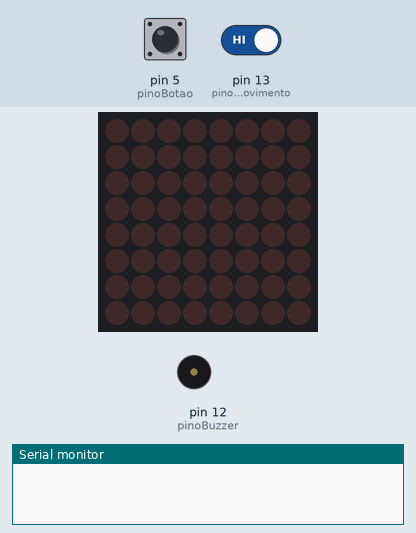
Recording of a sketch running on a simulated Arduino Uno, built with avr-gcc and run on an emulated ATmega328P. Parts: 8×8 LED matrix, buzzer (waves = sounding), the last lines printed to the serial monitor. The test bench sets the inputs (shaded band); at power-on: pin 13 (pinoSensorMovimento) HIGH, pin 5 (pinoBotao) LOW. Random numbers use the default seed unless the sketch sets one.

Above: at 1.2 s.
1.3 s: pin 13 (pinoSensorMovimento) driven LOW
At 2.48 s:
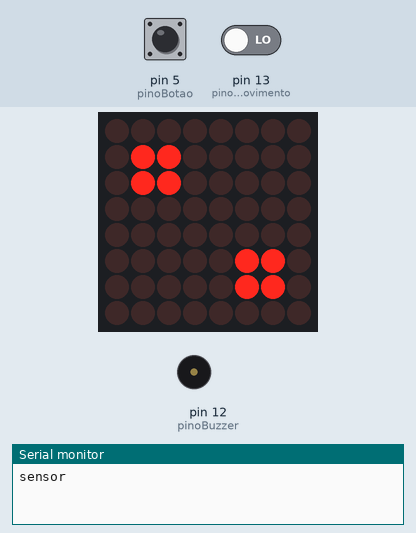
At 3.8 s:
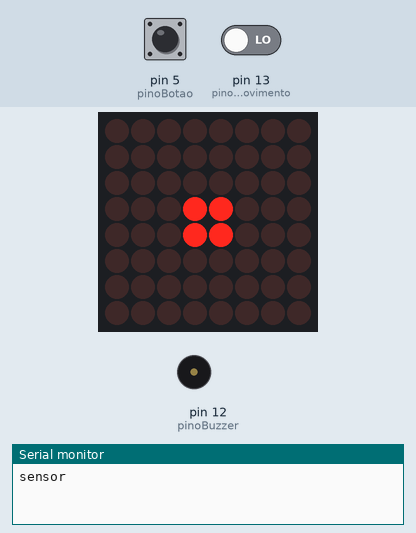
4.3 s: pin 13 (pinoSensorMovimento) driven HIGH
7.1 s: pin 5 (pinoBotao) pulled HIGH for 0.15 s
At 18.0 s:
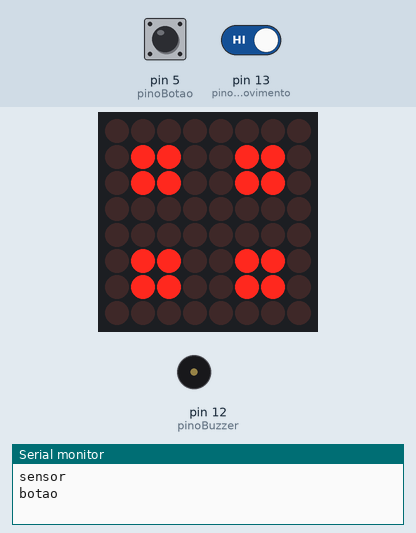
Timing chart, 0 to 19.2 s (numbered marks = the images above; inputs shaded):
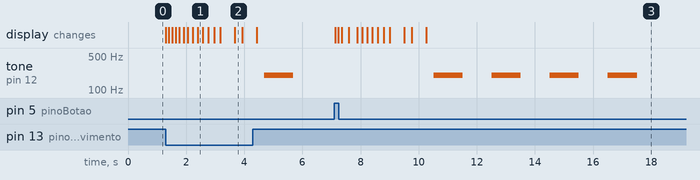

Measured:
- after the input at 1.3 s, the display: changes at once (image 1)
- after the input at 7.1 s, tone on pin 12 (pinoBuzzer): alternates 200 Hz for 1.0 s and silent for 1.0 s, starting after 3.4 s; the display: changes at once (image 3)

The sketch:

DadoEletronicoPresenca.ino
```cpp
#include "LedControl.h"
#include "binary.h"

/*
 * Conectar os pinos da Matriz de Led 8x8 no Arduino
 * DIN conecta ao pino 7
 * CLK conecta ao pino 9
 * CS conecta ao pino 8
 *
 * Conectar botão no pino 5 - usar resistor 10k no GND
 * Conectar buzzer - pino positivo na porta 12 e negativo no GND
*/

//LedControl lc=LedControl(DIN,CLK,CS,1); //1 max7219
LedControl lc=LedControl(7,9,8,1); //1 max7219

int pinoSensorMovimento = 13;
int pinoBotao = 5;
int pinoBuzzer = 12;  //um eu liguei na 11
int resultado = 0;

// Definimos padrões binários para cada número do dado (1 a 6)
byte zero[] = {
B00000000,
B00000000,
B00000000,
B00000000,
B00000000,
B00000000,
B00000000,
B00000000};

byte um[] = {
B00000000,
B00000000,
B00000000,
B00011000,
B00011000,
B00000000,
B00000000,
B00000000};

byte dois[] ={
B00000000,
B01100000,
B01100000,
B00000000,
B00000000,
B00000110,
B00000110,
B00000000};

byte tres[]={
B11000000,
B11000000,
B00000000,
B00011000,
B00011000,
B00000000,
B00000011,
B00000011};

byte quatro[]={
B00000000,
B01100110,
B01100110,
B00000000,
B00000000,
B01100110,
B01100110,
B00000000};

byte cinco[]={
B11000011,
B11000011,
B00000000,
B00011000,
B00011000,
B00000000,
B11000011,
B11000011};

byte seis[]={
B00000000,
B11011011,
B11011011,
B00000000,
B00000000,
B11011011,
B11011011,
B00000000};

void setup() {

  pinMode(pinoBotao, INPUT);
  pinMode(pinoSensorMovimento, INPUT);

  lc.shutdown(0,false);

  // Se o pino de entrada analógica 5 estiver desconectado, leia análogo aleatório
  // o ruído fará com que a chamada para randomSeed () gere
  // diferentes números de sementes cada vez que o programa/sketch é executado.
  // randomSeed () irá então tornar a função random() aleatória.
  //randomSeed(analogRead(5));

  // Ajustamos o brilho da matriz de leds para um valor médio
  lc.setIntensity(0,7);

  // Limpamos o display
  lc.clearDisplay(0);

  //define o pino 11 como saída
  pinMode(pinoBuzzer,OUTPUT);

  Serial.begin(9600);
}

void loop() {

  int valorSensorMovimento;

  if (digitalRead(pinoBotao)){
    Serial.println("botao");
    rolaDado();
  }

  valorSensorMovimento = digitalRead(pinoSensorMovimento);

  if (valorSensorMovimento == 0){
    Serial.println("sensor");
    rolaDado();
  }

  delay(50);
}

void rolaDado(){
  //int resultado = 0;
  int tempoDadoRolando = random(10, 15);

  for(int i=0; i<tempoDadoRolando; i++){
    // A variável resultado vai assumir um valor entre 1 e 6
    resultado = random(1, 7);
    mostraResultado(resultado);
    delay(100 + i * 10);
  }

  for(int i=0; i<2; i++){
    mostraResultado(0);
    delay(500);
    mostraResultado(resultado);
    delay(250);
  }

  for(int i=0; i<resultado; i++){
    /* Ligamos o buzzer com uma frequencia de 1500hz*/
    tone(pinoBuzzer,200);
    delay(1000);
    /*Em delay esperamos um segundo para avançar para a próxima linha*/

    noTone(pinoBuzzer);
    /*Desligamos o Buzzer*/

    delay(1000);
    /*Esperamos um segundo para finalizar o método*/
  }
}

void mostraResultado(int resultado){
  if(resultado==0){
    lc.setRow(0,0,zero[0]);
    lc.setRow(0,1,zero[1]);
    lc.setRow(0,2,zero[2]);
    lc.setRow(0,3,zero[3]);
    lc.setRow(0,4,zero[4]);
    lc.setRow(0,5,zero[5]);
    lc.setRow(0,6,zero[6]);
    lc.setRow(0,7,zero[7]);
  }
  else if(resultado==1){
    lc.setRow(0,0,um[0]);
    lc.setRow(0,1,um[1]);
    lc.setRow(0,2,um[2]);
    lc.setRow(0,3,um[3]);
    lc.setRow(0,4,um[4]);
    lc.setRow(0,5,um[5]);
    lc.setRow(0,6,um[6]);
    lc.setRow(0,7,um[7]);
  }
  else if(resultado==2){
    lc.setRow(0,0,dois[0]);
    lc.setRow(0,1,dois[1]);
    lc.setRow(0,2,dois[2]);
    lc.setRow(0,3,dois[3]);
    lc.setRow(0,4,dois[4]);
    lc.setRow(0,5,dois[5]);
    lc.setRow(0,6,dois[6]);
    lc.setRow(0,7,dois[7]);
  }
  else if(resultado==3){
    lc.setRow(0,0,tres[0]);
    lc.setRow(0,1,tres[1]);
    lc.setRow(0,2,tres[2]);
    lc.setRow(0,3,tres[3]);
    lc.setRow(0,4,tres[4]);
    lc.setRow(0,5,tres[5]);
    lc.setRow(0,6,tres[6]);
    lc.setRow(0,7,tres[7]);
  }
  else if(resultado==4){
    lc.setRow(0,0,quatro[0]);
    lc.setRow(0,1,quatro[1]);
    lc.setRow(0,2,quatro[2]);
    lc.setRow(0,3,quatro[3]);
    lc.setRow(0,4,quatro[4]);
    lc.setRow(0,5,quatro[5]);
    lc.setRow(0,6,quatro[6]);
    lc.setRow(0,7,quatro[7]);
  }
  else if(resultado==5){
    lc.setRow(0,0,cinco[0]);
    lc.setRow(0,1,cinco[1]);
    lc.setRow(0,2,cinco[2]);
    lc.setRow(0,3,cinco[3]);
    lc.setRow(0,4,cinco[4]);
    lc.setRow(0,5,cinco[5]);
    lc.setRow(0,6,cinco[6]);
    lc.setRow(0,7,cinco[7]);
  }
  else if(resultado==6){
    lc.setRow(0,0,seis[0]);
    lc.setRow(0,1,seis[1]);
    lc.setRow(0,2,seis[2]);
    lc.setRow(0,3,seis[3]);
    lc.setRow(0,4,seis[4]);
    lc.setRow(0,5,seis[5]);
    lc.setRow(0,6,seis[6]);
    lc.setRow(0,7,seis[7]);
  }
}
```
